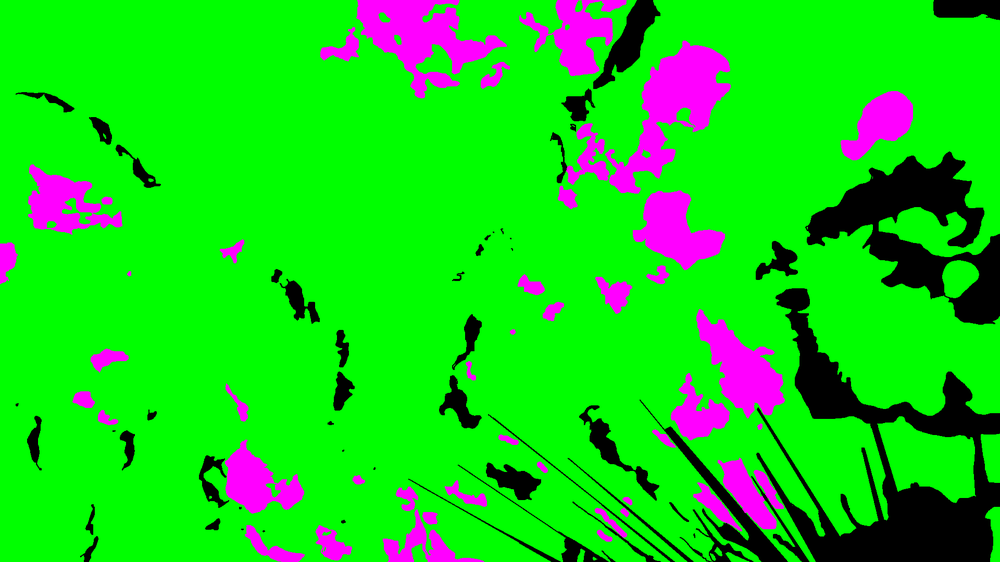
#> input picture data workspace/colormasks/GH010003_000752_MASK.png, 1000 x 562 px, shrunk from 1920 x 1080 before the run, found by its file name; its folder holds only this picture in this run
$ python ConvertToGrayscaleLabels.py
#> lines starting #> are read from the running program, lines starting #| are printed output that depends on the picture
import numpy as np
import cv2
import os
import pathlib
import math

# note that OpenCV reads/writes in BGR
pixel_map = {
    b'\x00\x00\x00': 2, # Shadow
    b'\xff\x00\xff': 1, # CCA
    b'\x00\xff\x00': 0 # Unclassed
}

black = np.array([0, 0, 0])
pink = np.array([255, 0, 255])
green = np.array([0, 255, 0])

rev_pixel_map = {
    0: black, # Shadow
    1: pink, # CCA
    2: green # Unclassed
}

# Inferred the class of a pixel that is not exactly of a recognized color
def getClosestClass(pixel, pixel_map):
    min_distance = 442.0
    to_return = b'\x00\x00\x00'
    for key in pixel_map.keys():
        distance = math.sqrt((pixel[0] - key[0]) ** 2 + (pixel[1] - key[1]) ** 2 + (pixel[2] - key[2]) ** 2)
        if (distance <= min_distance):
            to_return = key
            min_distance = distance
    return pixel_map[to_return]

def pixel_to_class(pix, pixel_map):
    index = pix.tobytes()
    if index in pixel_map.keys():
        return pixel_map[index]
    else:
        return getClosestClass(index, pixel_map)

# Convert a RBG segmentation mask to a 2d composite segmentation class array
def imageToClassArray(raw_mask, pixel_map):
    class_array = np.empty(shape=raw_mask.shape[0:2] + (1,))
    for row in range(0, len(raw_mask)):
        for col in range(0, len(raw_mask[0])):
            class_array[row][col] = pixel_to_class(raw_mask[row][col], pixel_map)
    return class_array

# Convert a 2d segmentation class array to a RBG segmentation mask
def imageFromClassArray(class_arr, rev_pixel_map):
    image = np.empty(shape=class_arr.shape[0:2] + (3,))
    for row in range(0, len(class_arr)):
        for col in range(0, len(class_arr[0])):
            index = class_arr[row][col][0]
            if index in rev_pixel_map.keys():
                image[row][col] = rev_pixel_map[index]
            else:
                print(f"Error: Unrecognized class id at position x = {col}, y = {row}")
                return None
    return image

def main():
    # create save directory if it does not exist
    if not os.path.isdir("out"):
        os.mkdir("out")
    for imagename in os.listdir("colormasks"):
        f = os.path.join("colormasks", imagename)
        # checking if it is a file
        if os.path.isfile(f):
            image = cv2.imread(f)
#> image is the input picture: shape (562, 1000, 3); mean B, G, R 22.4, 208.2, 22.4
            image = imageToClassArray(image, pixel_map)
#> after the loop in imageToClassArray, `for row in range(0, len(raw_mask)):`:
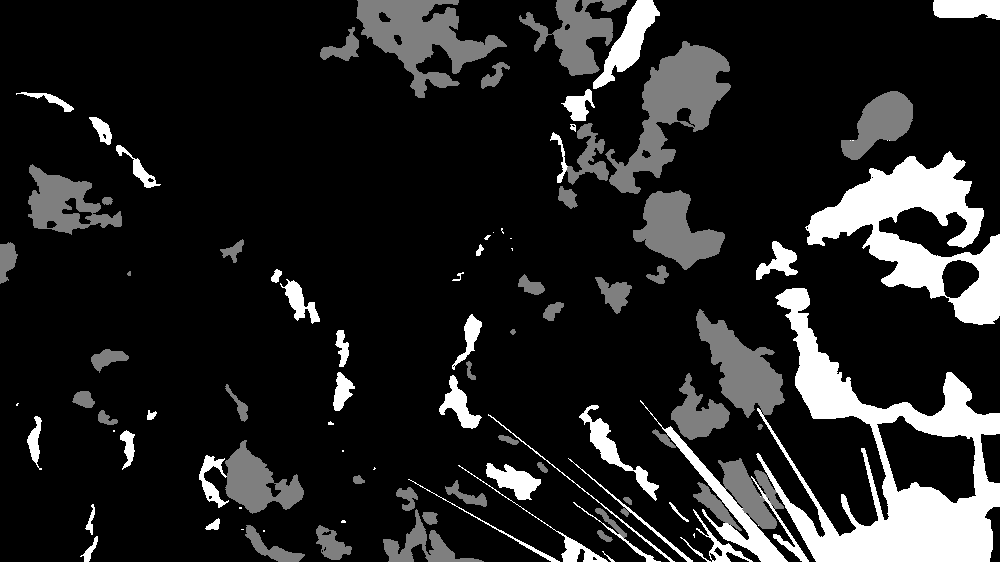
#> class_array: shape (562, 1000, 1) float64; min 0, max 2, mean 0.28; drawn with min black and max white
            cv2.imwrite(os.path.join("out", f"{pathlib.Path(imagename).resolve().stem}_intLabels.png"), image)

if __name__ == "__main__":
    main()

$ run again, on data workspace/colormasks/GOPRO218_005135_MASK.png
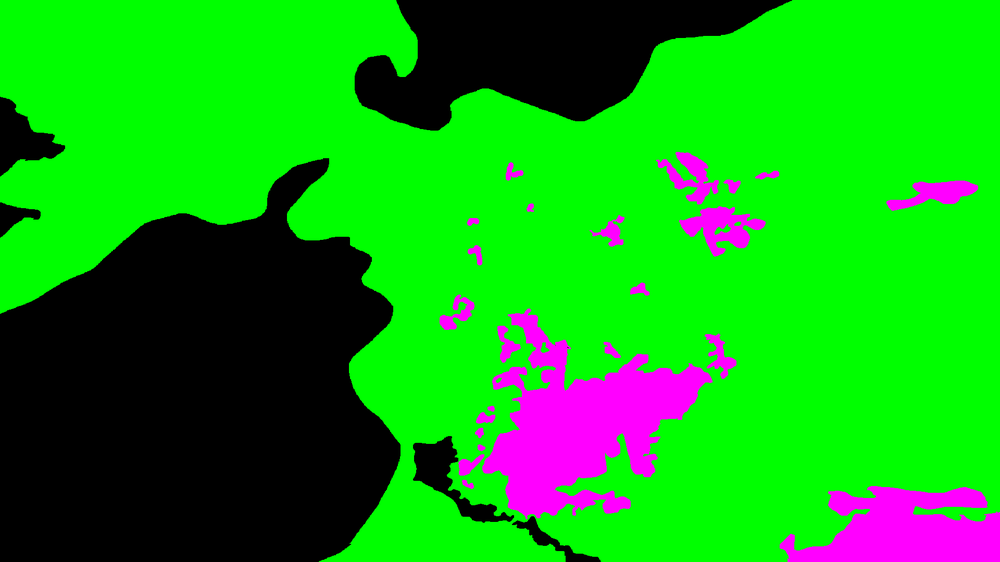
#> input picture data workspace/colormasks/GOPRO218_005135_MASK.png, 1000 x 562 px, shrunk from 1920 x 1080 before the run, found by its file name
#> in main, image is the input picture: shape (562, 1000, 3); mean B, G, R 18.6, 164.4, 18.6
#> after the loop in imageToClassArray, `for row in range(0, len(raw_mask)):`:
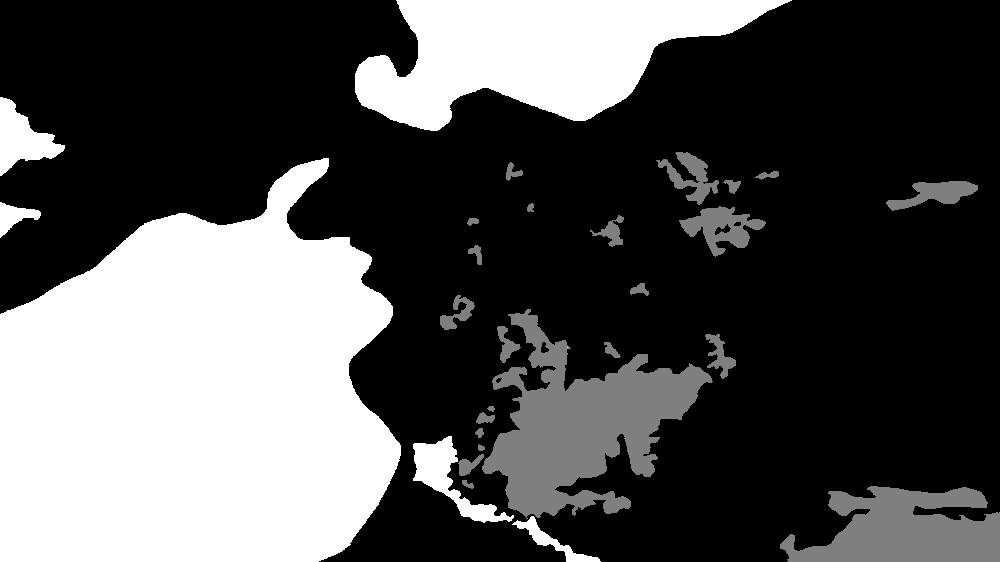
#> class_array: shape (562, 1000, 1) float64; min 0, max 2, mean 0.638; drawn with min black and max white

$ run again, on data workspace/colormasks/GH010053_000000_MASK.png
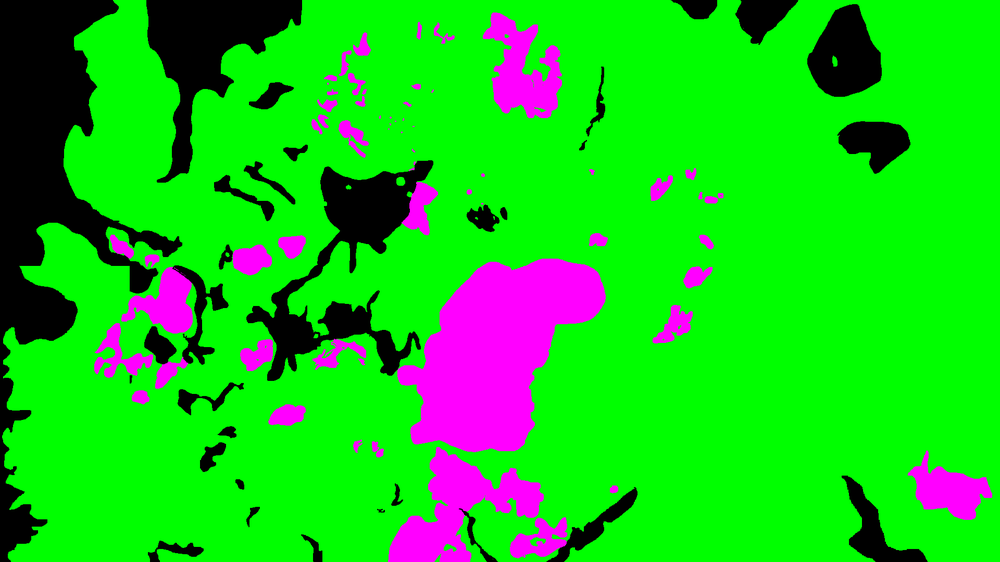
#> input picture data workspace/colormasks/GH010053_000000_MASK.png, 1000 x 562 px, shrunk from 1920 x 1080 before the run, found by its file name
#> in main, image is the input picture: shape (562, 1000, 3); mean B, G, R 23.8, 197.7, 23.8
#> after the loop in imageToClassArray, `for row in range(0, len(raw_mask)):`:
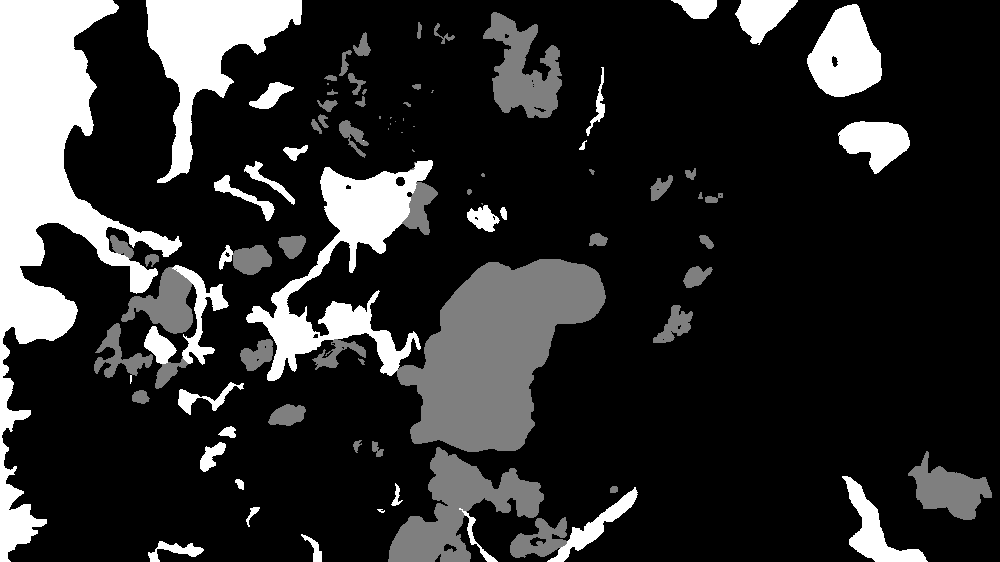
#> class_array: shape (562, 1000, 1) float64; min 0, max 2, mean 0.356; drawn with min black and max white

$ run again, on data workspace/colormasks/GH010053_000705_MASK.png
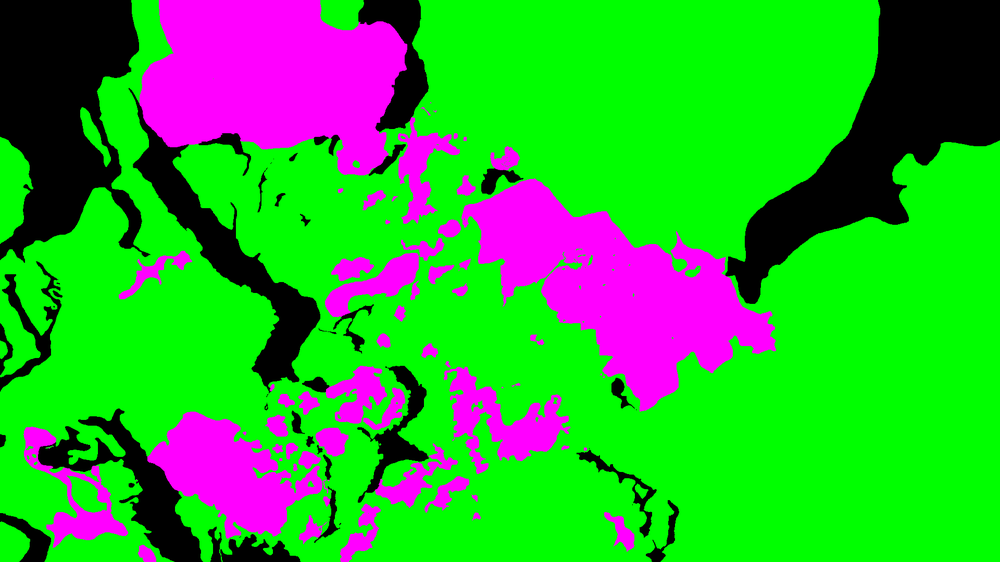
#> input picture data workspace/colormasks/GH010053_000705_MASK.png, 1000 x 562 px, shrunk from 1920 x 1080 before the run, found by its file name
#> in main, image is the input picture: shape (562, 1000, 3); mean B, G, R 46.1, 168.5, 46.1
#> after the loop in imageToClassArray, `for row in range(0, len(raw_mask)):`:
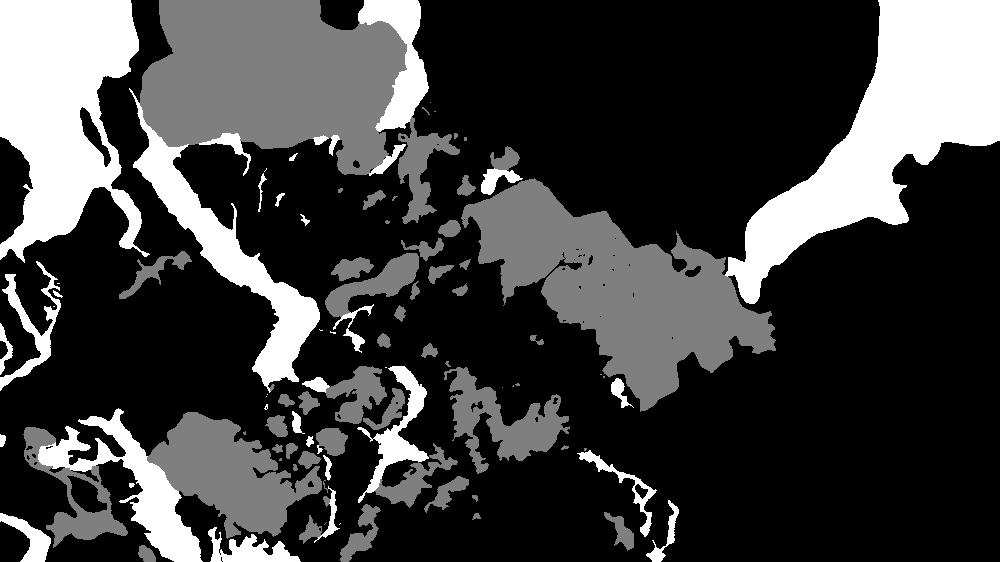
#> class_array: shape (562, 1000, 1) float64; min 0, max 2, mean 0.497; drawn with min black and max white
